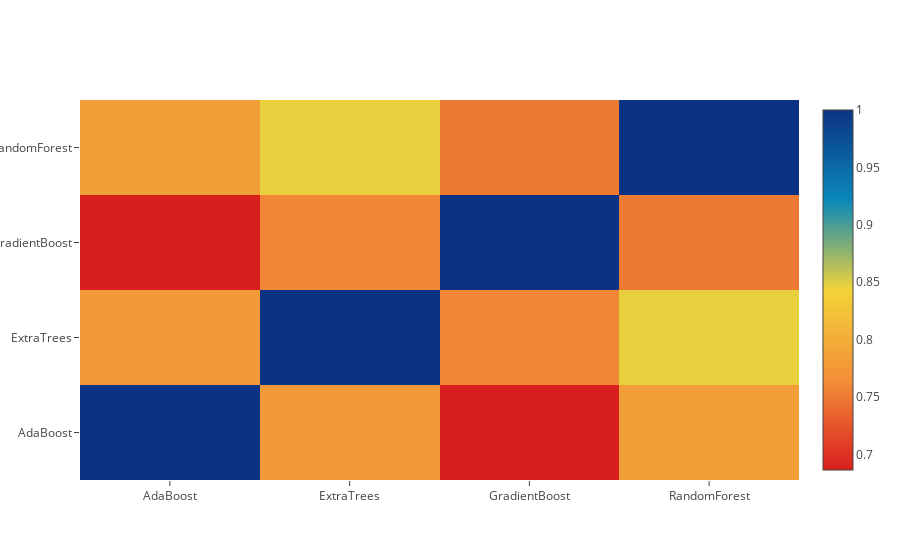

Write notebook code for a chart like this one.
### Markdown cell above
### 二层训练集的相关热图

### Code cell
data = [
    go.Heatmap(
        z= base_predictions_train.astype(float).corr().values ,
        x=base_predictions_train.columns.values,
        y= base_predictions_train.columns.values,
          colorscale='Portland',
            showscale=True,
            reversescale = True
    )
]
py.iplot(data, filename='labelled-heatmap')

### Figure 1 — Plotly figure (JSON) as saved in the notebook; plotly's stock layout.template omitted (floating-point values rounded to 4 significant figures)
{"data": [{"colorscale": "Portland", "reversescale": true, "showscale": true, "type": "heatmap", "x": ["AdaBoost", "ExtraTrees", "GradientBoost", "RandomForest"], "y": ["AdaBoost", "ExtraTrees", "GradientBoost", "RandomForest"], "z": [[1, 0.777, 0.6866, 0.782], [0.777, 1, 0.7586, 0.8471], [0.6866, 0.7586, 1, 0.7501], [0.782, 0.8471, 0.7501, 1]]}], "layout": {}}
